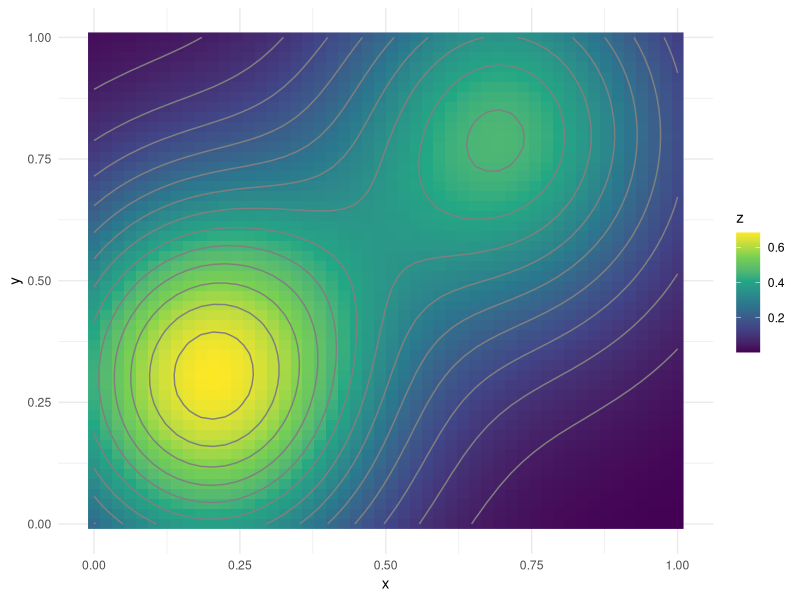
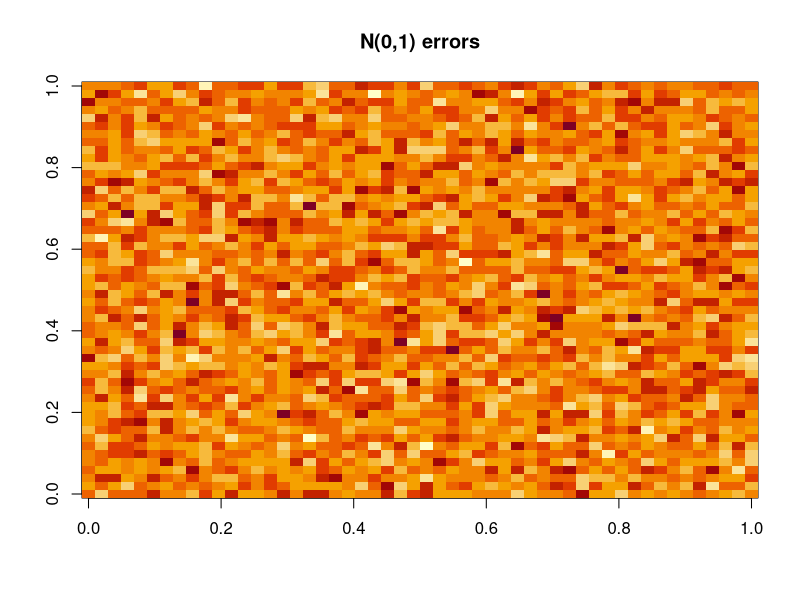
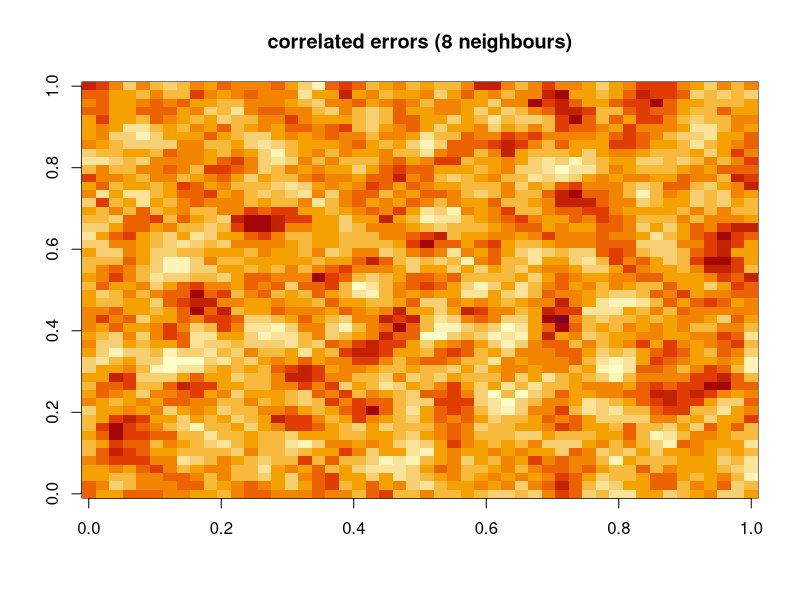
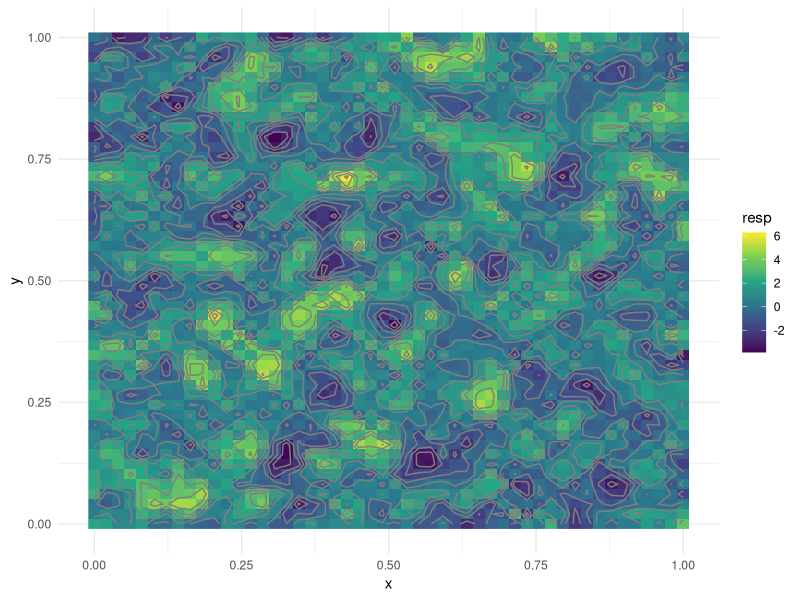
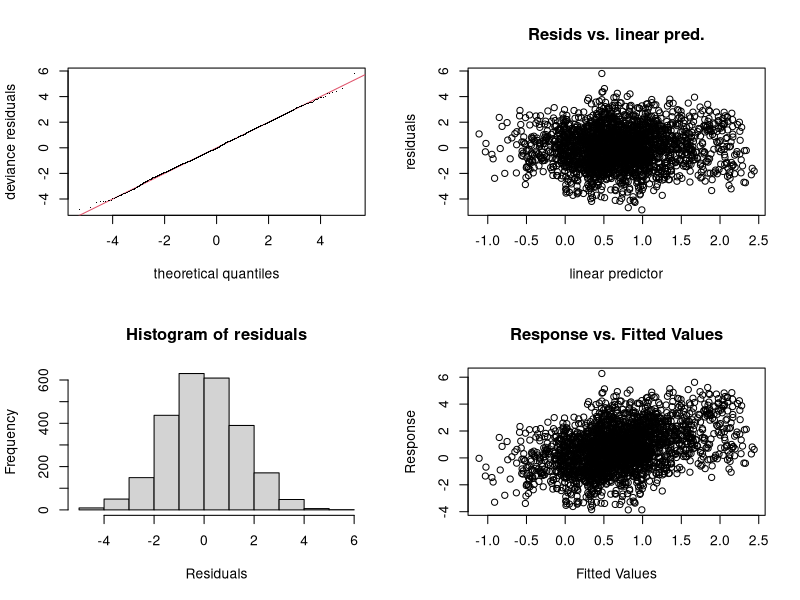
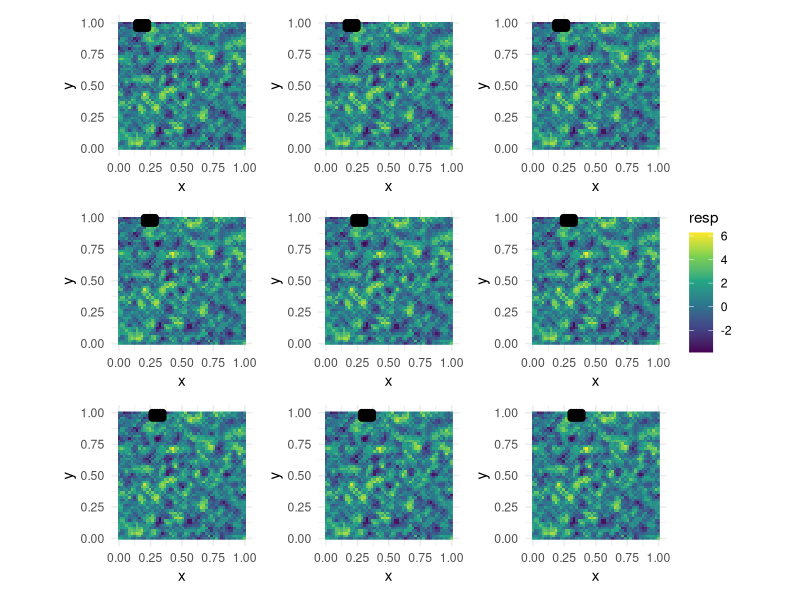
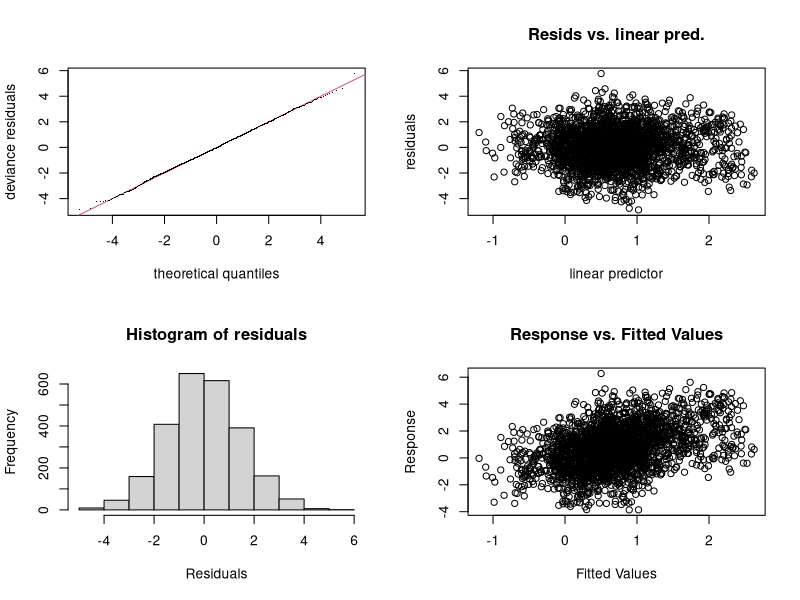
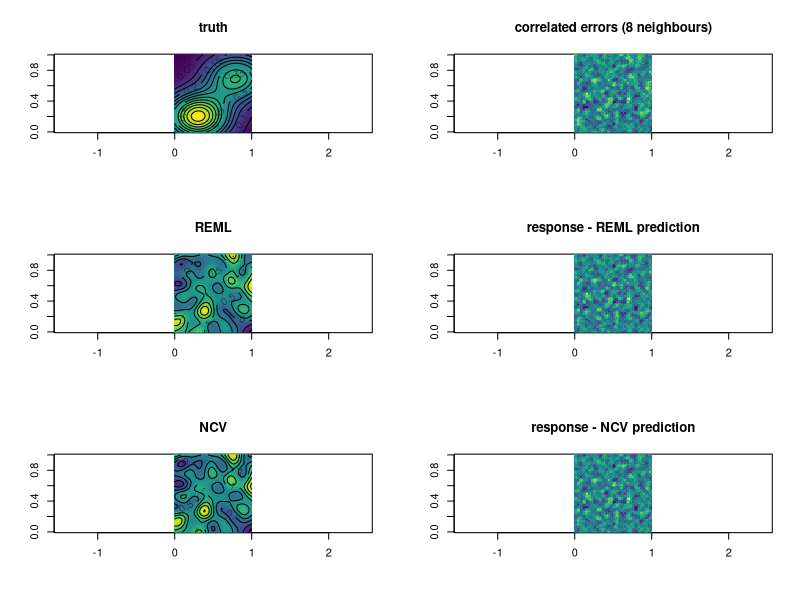

Here is the R script that generated these plots, in order:
#From Dave Miller: https://gitlab.bioss.ac.uk/dmiller/ncv-examples/-/blob/main/raster.R

# raster with short-range autocorrelation
# based on the example in https://arxiv.org/html/2404.16490v1#S6

library(mgcv)
library(ggplot2)
library(patchwork)

set.seed(3141)

# one side of the grid
n_grid <- 50
# make the grid
gr <- expand.grid(x = seq(0, 1, length.out=n_grid),
                  y = seq(0, 1, length.out=n_grid))

# two gaussians, code from mgcv::gamSim
test1 <- function(x, z, sx = 0.3, sz = 0.4) {
  (pi^sx * sz) * (1.2 * exp(-(x - 0.2)^2/sx^2 - (z - 0.3)^2/sz^2)
                  + 0.8 * exp(-(x - 0.7)^2/sx^2 - (z - 0.8)^2/sz^2))
}

# make the response without error
gr$z <- test1(gr$x, gr$y)

ggplot(gr, aes(x=x, y=y, fill=z)) +
  # geom_tile(color = NA) +
  geom_raster() +
  geom_contour(aes(z = z), color = "grey50") +
  scale_fill_viridis_c() +
  theme_minimal()

# make independent errors
# need padding around the matrix for the next step
err <- matrix(rnorm((n_grid+2)^2), n_grid+2, n_grid+2)

image(err, main="N(0,1) errors")

err2 <- matrix(NA, n_grid, n_grid)
# use the same weightings as used in the paper 
#TODO: where in the paper are these weightings?
wt_mat <- matrix(c(0.5, 0.3, 0.5,
                   0.3, 1, 0.3,
                   0.5, 0.3, 0.5), nrow=3, ncol=3)
# autocorrelate that - taking a weighed average of the 8-neighbourhood
# around each cell in the raster
for(i in 1:n_grid){
  for(j in 1:n_grid){
    # this indexing looks horrendous because of the extension to matrix err
    # in the above code, sorry (+1s left in for "clarity" lol)
    err2[i, j] <- sum(err[c(i-1 +1, i +1, i+1 +1),
                          c(j-1 +1, j +1, j+1 +1)] * wt_mat)
  }
}

# more correlate-y
image(err2, main="correlated errors (8 neighbours)")

# unwrap the matrix to a data.frame (the t() makes things row-wise)
gr$err2 <- as.vector(t(err2))

# build the response
# fac is the factor to amplify the "signal" by, so we can fiddle
# with the signal-to-noise ratio and see how that effects things
fac <- 2
gr$resp <- fac*gr$z + gr$err2
# what is the signal to noise ratio?
mean(gr$resp)^2/var(gr$resp)^2

# what does the response look like now?
ggplot(gr, aes(x=x, y=y, fill=resp)) +
  # geom_tile() +
  geom_raster() +
  geom_contour(aes(z = resp), color = "grey50") +
  scale_fill_viridis_c() +
  theme_minimal()


#TODO what does this do??
## optional subsampling of the data to see what performance looks like
ss_ind <- 1:nrow(gr)
#ss_ind <- sample(ss_ind, 100)


## now fit a model using REML
b_reml <- gam(resp ~ s(x, y, k=60), data=gr[ss_ind, ], method="REML")
summary(b_reml)
gam.check(b_reml)

pred_reml <- predict(b_reml, newdata=gr)


## now setup the neighbourhoods for NCV
nei <- list()
nei$k <- c()
nei$m <- c()
mlength <- 0

# math is hard, so setup a matrix with indices in them :)
# lol this code is horrible!
ind_mat <- t(apply(matrix((n_grid^2):1, n_grid, n_grid, byrow=TRUE),
                   1, \(x) x[length(x):1]))

#TODO this with distances, just figure out the resolution (pixels per meter, or whatever) and convert distance to pixels
for(i in 1:n_grid){ # indexing y axis
  for(j in 1:n_grid){ # indexing x axis
    # pmin/pmax here to deal with index bounds
    # unique deals with possible duplicates due to pmax/pmin
    these_inds <- unique(as.vector(
      ind_mat[pmin(n_grid, pmax(1, (i-2):(i+2))),
              pmin(n_grid, pmax(1, (j-2):(j+2)))]))
    nei$m <- c(nei$m, mlength + length(these_inds))
    nei$k <- c(nei$k, these_inds)
    
    # nei$m are positions, so keep track of where we are
    mlength <- mlength + length(these_inds)
  }
}

# I don't see details of the prediction set
# let's say it's the the same as the leave-out data?
nei$i <- nei$k
nei$mi <- nei$m

# plot to check I didn't mess this up!
#TODO check if neighborhoods are overlapping
pl <- list()
# for(pli in sample(1:nrow(gr), 9)){
for(pli in c(10:18)) {
  pl[[paste0(pli)]] <- ggplot(gr, aes(x=x, y=y, fill=resp)) +
    geom_raster() +
    geom_point(aes(x=x, y=y), size=2,
               data=gr[nei$k[(nei$m[pli-1]+1):nei$m[pli]], ]) +
    scale_fill_viridis_c() +
    coord_equal() +
    theme_minimal()
}

patchwork::wrap_plots(pl, ncol=3, nrow=3) + plot_layout(guides = "collect", axes = "collect")

# (phew! that took a while to work out)


# now fit the NCV model
# could also set nei=NULL here to see the LOO performance
b_ncv <- gam(resp ~ s(x, y, k=60), data=gr[ss_ind, ], method="NCV", nei=nei)

summary(b_ncv)
gam.check(b_ncv)

pred_ncv <- predict(b_ncv, newdata=gr)


# plot some results

# predictions
par(mfrow=c(3,2))

# difference between response and predictions
diff_reml_m <- matrix(gr$resp-pred_reml, nrow=n_grid, ncol=n_grid,byrow=TRUE)
diff_ncv_m <- matrix(gr$resp-pred_ncv, nrow=n_grid, ncol=n_grid, byrow=TRUE)

# get a common scale for the "error" column
zlim <- range(c(diff_ncv_m, diff_reml_m, err2))


# first plot truth
t_mat <- matrix(gr$z, nrow=n_grid, ncol=n_grid, byrow=TRUE)
image(t_mat, main="truth", col=viridisLite::viridis(250), asp=1)
contour(t_mat, add=TRUE)

# error term
image(err2, main="correlated errors (8 neighbours)", zlim=zlim,
      col=viridisLite::viridis(250), asp=1)

# REML prediction
pred_reml_m <- matrix(pred_reml, nrow=n_grid, ncol=n_grid, byrow=TRUE)
image(pred_reml_m, main="REML", col=viridisLite::viridis(250), asp=1)
contour(pred_reml_m, add=TRUE)



# plot difference for REML
image(diff_reml_m, main="response - REML prediction", zlim=zlim,
      col=viridisLite::viridis(250), asp=1)

# NCV prediction
pred_ncv_m <- matrix(pred_ncv, nrow=n_grid, ncol=n_grid, byrow=TRUE)
image(pred_ncv_m, main="NCV", col=viridisLite::viridis(250), asp=1)
contour(pred_ncv_m, add=TRUE)


# plot difference between response and NCV prediction
image(diff_ncv_m, main="response - NCV prediction", zlim=zlim,
      col=viridisLite::viridis(250), asp=1)

